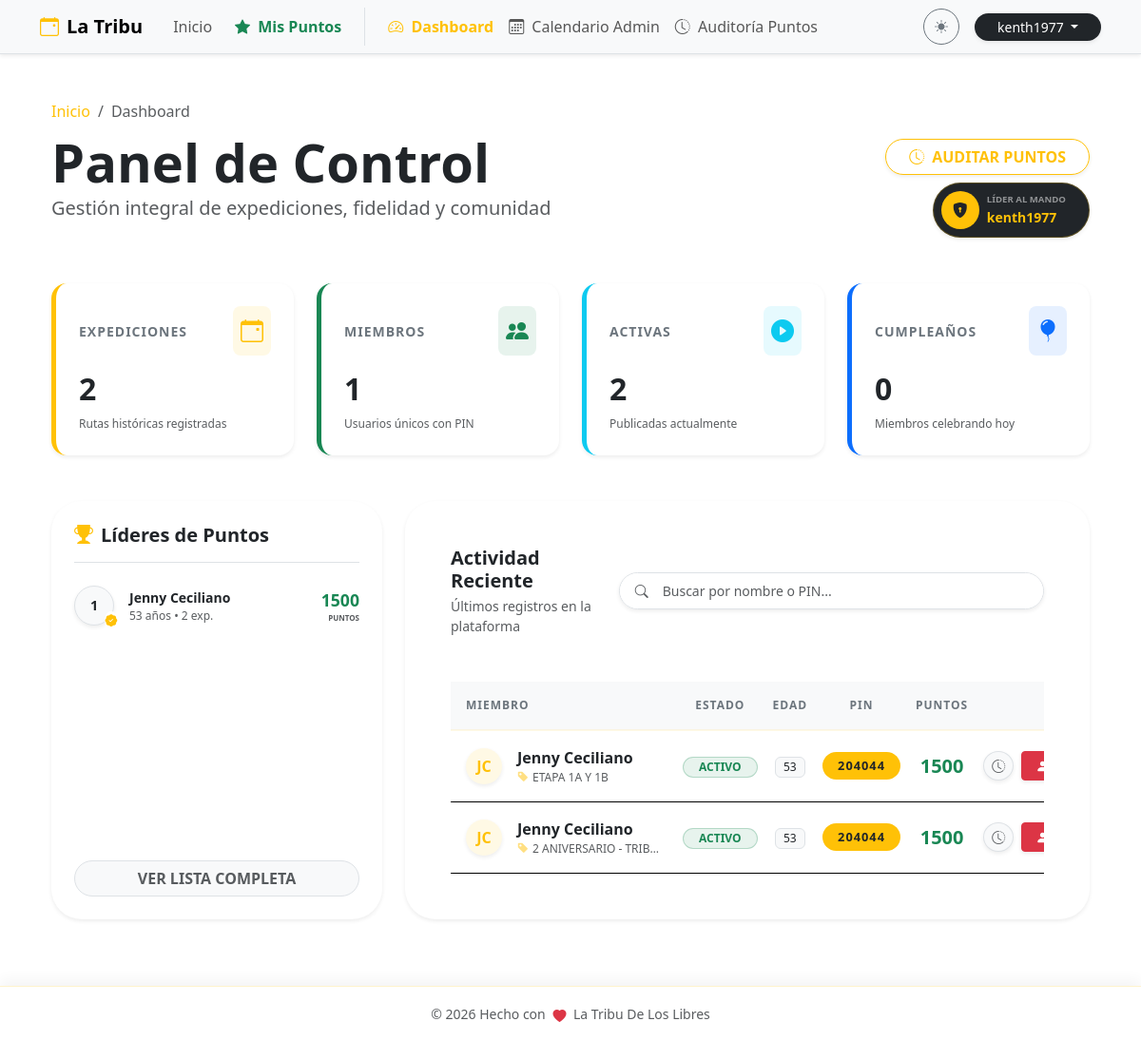
The app's page /admin/dashboard (signed in), older data.
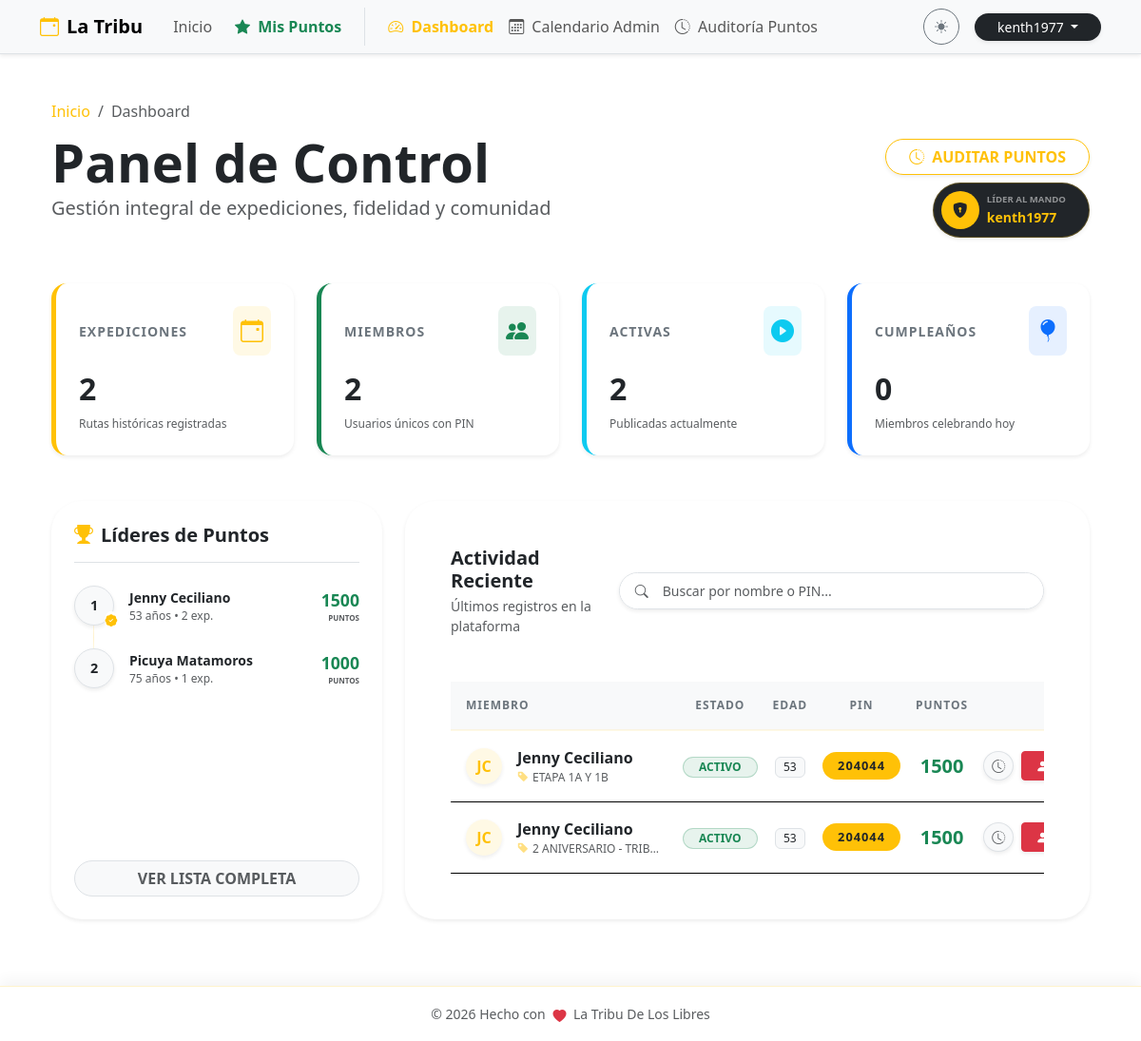
The same page, newer data.
### db.py (models this page shows, shortened)
class Member(db.Model):
    __tablename__ = 'member'
    id = db.Column(db.Integer, primary_key=True)
    pin = db.Column(db.String(10), unique=True, nullable=False)
    nombre = db.Column(db.String(100), nullable=False)
    apellido1 = db.Column(db.String(100), nullable=False)
    apellido2 = db.Column(db.String(100))
    telefono = db.Column(db.String(20))
    birth_date = db.Column(db.Date)
    puntos_totales = db.Column(db.Integer, default=0)
    ultimo_regalo_bday = db.Column(db.Integer, default=0)
    bookings = db.relationship('Booking', backref='member', lazy=True, cascade="all, delete-orphan")
    point_logs = db.relationship('PointLog', backref='member', lazy=True, cascade="all, delete-orphan")

class Booking(db.Model):
    __tablename__ = 'booking'
    id = db.Column(db.Integer, primary_key=True)
    member_id = db.Column(db.Integer, db.ForeignKey('member.id'), nullable=False)
    event_id = db.Column(db.Integer, db.ForeignKey('event.id'), nullable=False)
    pin = db.Column(db.String(10))
    nombre = db.Column(db.String(100))
    apellido1 = db.Column(db.String(100))
    telefono = db.Column(db.String(20))
    points_at_registration = db.Column(db.Integer, default=0)
    status = db.Column(db.String(50), default='Activo')
    created_at = db.Column(db.DateTime, default=datetime.utcnow)

class Event(db.Model):
    __tablename__ = 'event'
    id = db.Column(db.Integer, primary_key=True)
    title = db.Column(db.String(150), nullable=False)
    flyer = db.Column(db.String(255)) # Nombre del archivo de imagen en el servidor
    currency = db.Column(db.String(10), default='¢')
    price = db.Column(db.Float, default=0.0)
    points_reward = db.Column(db.Integer, default=10) # Puntos que otorga al aventurero
    activity_type = db.Column(db.String(100)) # Caminata, Internacional, etc.
    duration_days = db.Column(db.Integer, default=1)
    event_date = db.Column(db.Date, nullable=False) # Fecha de inicio
    end_date = db.Column(db.Date) # Fecha de cierre para expediciones de varios días
    departure_point = db.Column(db.String(200)) # Punto de encuentro principal
    departure_time = db.Column(db.String(50))
    difficulty = db.Column(db.String(50))
    distance = db.Column(db.String(50))
    capacity = db.Column(db.Integer, default=0) # Cupos disponibles
    reservation_fee = db.Column(db.String(100)) # Monto requerido para apartar lugar
    description = db.Column(db.Text) # Itinerario detallado
    pickup_point = db.Column(db.String(200)) # Puntos de recogida adicionales
    status = db.Column(db.String(50), default='Activa') # Activa, Suspendido, Se Traslado
    moved_date = db.Column(db.Date) # Nueva fecha en caso de traslado
    bookings = db.relationship('Booking', backref='event', lazy=True, cascade="all, delete-orphan")

### app.py (the view)
@main_bp.route('/admin/dashboard')
@login_required
def dashboard():
    if not current_user.is_superuser:
        flash('Acceso denegado. Se requieren permisos de superusuario.', 'danger')
        return redirect(url_for('main.home'))
    stats = {
        'total': Event.query.count(),
        'active': Event.query.filter_by(status='Activa').count(),
        'members_count': Member.query.count(),
        'birthdays_count': Member.query.filter(
            extract('month', Member.birth_date) == date.today().month,
            extract('day', Member.birth_date) == date.today().day
        ).count()
    }
    bookings = Booking.query.filter_by(status='Activo').order_by(Booking.created_at.desc()).limit(50).all()
    ranking = Member.query.order_by(Member.puntos_totales.desc()).limit(10).all()
    return render_template('dashboard.html', stats=stats, bookings=bookings, ranking=ranking)

### app.py (called while the page is built)
@login_manager.user_loader
def load_user(user_id):
    try:
        return User.query.get(int(user_id))
    except (TypeError, ValueError, Exception):
        return None

def calculate_age(born):
    if not born:
        return "N/A"
    today = date.today()
    try:
        return today.year - born.year - ((today.month, today.day) < (born.month, born.day))
    except Exception as e:
        logger.error(f"Fallo en algoritmo de cálculo de edad: {e}")
        return "N/A"

### templates/dashboard.html (shortened to what the changed rows need)
{% extends "base.html" %}
{% block content %}
<div class="container py-4">
    <div class="row mb-5 align-items-end">
        <div class="col-md-8 text-center text-md-start">
            <h1 class="display-4 fw-bold mb-0">Panel de Control</h1>
        </div>
    </div>
    <div class="row g-4 mb-5">
        <div class="col-md-6 col-xl-3">
            <div class="card border-0 shadow-sm rounded-4 h-100 bg-body stat-card">
                <div class="card-body p-4 border-start border-warning border-5 rounded-4">
                    <h2 class="fw-bold mb-0">{{ stats.total|default(0) }}</h2>
                </div>
            </div>
        </div>
        <div class="col-md-6 col-xl-3">
            <div class="card border-0 shadow-sm rounded-4 h-100 bg-body stat-card">
                <div class="card-body p-4 border-start border-success border-5 rounded-4">
                    <div class="d-flex justify-content-between align-items-center mb-3">
                        <small class="text-secondary fw-bold text-uppercase" style="letter-spacing: 1px;">Miembros</small>
                        <div class="p-2 bg-success bg-opacity-10 rounded-3 text-success"><i class="bi bi-people-fill fs-4"></i></div>
                    </div>
                    <h2 class="fw-bold mb-0">{{ stats.members_count|default(0) }}</h2>
                    <div class="x-small text-muted mt-2">Usuarios únicos con PIN</div>
                </div>
            </div>
        </div>
        <div class="col-md-6 col-xl-3">
            <div class="card border-0 shadow-sm rounded-4 h-100 bg-body stat-card">
                <div class="card-body p-4 border-start border-info border-5 rounded-4">
                    <h2 class="fw-bold mb-0">{{ stats.active|default(0) }}</h2>
                </div>
            </div>
        </div>
        <div class="col-md-6 col-xl-3">
            <div class="card border-0 shadow-sm rounded-4 h-100 bg-body stat-card">
                <div class="card-body p-4 border-start border-primary border-5 rounded-4">
                    <h2 class="fw-bold mb-0">{{ stats.birthdays_count|default(0) }}</h2>
                </div>
            </div>
        </div>
    </div>
    <div class="row g-4">
        <div class="col-lg-4">
            <div class="card border-0 shadow-sm rounded-5 bg-body mb-4 h-100 border border-warning border-opacity-10">
                <div class="card-body p-4">
                    {% if ranking %}
                        <div class="ranking-list">
                        {% for member in ranking %}
                        <div class="d-flex align-items-center mb-4 animate__animated animate__fadeInLeft" style="animation-delay: {{ loop.index0 * 0.05 }}s">
                            <div class="flex-shrink-0 position-relative">
                                <div class="rounded-circle bg-light border fw-bold d-flex align-items-center justify-content-center text-dark shadow-sm" style="width: 42px; height: 42px; font-size: 0.9rem;">
                                    {{ loop.index }}
                                </div>
                                {% if loop.index == 1 %}
                                <i class="bi bi-patch-check-fill text-warning position-absolute bottom-0 end-0 bg-white rounded-circle" style="font-size: 0.8rem; transform: translate(25%, 25%);"></i>
                                {% endif %}
                            </div>
                            <div class="flex-grow-1 ms-3">
                                <div class="fw-bold small text-body">{{ member.nombre }} {{ member.apellido1 }}</div>
                                <div class="x-small text-muted d-flex align-items-center">
                                    {{ calculate_age(member.birth_date) }} años • {{ member.bookings|length }} exp.
                                </div>
                            </div>
                            <div class="text-end">
                                <div class="fw-bold text-success" style="font-size: 1.1rem;">{{ member.puntos_totales }}</div>
                                <div class="x-small text-muted text-uppercase fw-bold" style="font-size: 0.5rem;">Puntos</div>
                            </div>
                        </div>
                        {% endfor %}
                        </div>
                    {% else %}
                        <div class="text-center py-5">
                            <i class="bi bi-star text-muted opacity-25 display-1 mb-3"></i>
                            <p class="text-muted fw-medium">No hay miembros registrados todavía.</p>
                        </div>
                    {% endif %}
                </div>
            </div>
        </div>
        <div class="col-lg-8">
            <div class="card border-0 shadow-sm rounded-5 bg-body h-100">
                <div class="card-body p-4 p-md-5">
                    <div class="table-responsive">
                        <table class="table table-hover align-middle border-0 mb-0" id="membersTable">
                            <thead class="bg-body-tertiary">
                                <tr>
                                    <th class="border-0 px-3 py-3 text-secondary x-small fw-bold text-uppercase" style="letter-spacing: 1px;">Miembro</th>
                                    <th class="border-0 py-3 text-secondary x-small fw-bold text-uppercase text-center" style="letter-spacing: 1px;">Estado</th>
                                    <th class="border-0 py-3 text-secondary x-small fw-bold text-uppercase text-center" style="letter-spacing: 1px;">Edad</th>
                                    <th class="border-0 py-3 text-secondary x-small fw-bold text-uppercase text-center" style="letter-spacing: 1px;">PIN</th>
                                    <th class="border-0 py-3 text-secondary x-small fw-bold text-uppercase text-center" style="letter-spacing: 1px;">Puntos</th>
                                    <th class="border-0 py-3 text-secondary x-small fw-bold text-uppercase text-end pe-3" style="letter-spacing: 1px;">Acciones</th>
                                </tr>
                            </thead>
                            <tbody>
                                {% if bookings %}
                                    {% for b in bookings %}
                                    {% if b.member %}
                                    <tr class="member-row animate__animated animate__fadeIn {% if b.status == 'Retirado' %}opacity-50{% endif %}" style="animation-delay: {{ loop.index0 * 0.05 }}s">
                                        <td class="px-3 py-3">
                                            <div class="d-flex align-items-center">
                                                <div class="avatar-sm me-3 bg-warning bg-opacity-10 text-warning rounded-circle d-flex align-items-center justify-content-center fw-bold shadow-sm" style="width: 38px; height: 38px;">
                                                    {{ b.member.nombre[:1]|default('?') }}{{ b.member.apellido1[:1]|default('?') }}
                                                </div>
                                                <div>
                                                    <div class="fw-bold text-body member-name {% if b.status == 'Retirado' %}text-decoration-line-through{% endif %}">
                                                        {{ b.member.nombre }} {{ b.member.apellido1 }}
                                                    </div>
                                                    <div class="x-small text-muted text-uppercase text-truncate" style="max-width: 150px;" title="{{ b.event.title if b.event else 'Ruta Genérica' }}">
                                                        <i class="bi bi-tag-fill me-1 text-warning opacity-50"></i>{{ b.event.title if b.event else 'Ruta Genérica' }}
                                                    </div>
                                                </div>
                                            </div>
                                        </td>
                                        <td class="text-center">
                                            {% if b.status == 'Retirado' %}
                                                <span class="badge bg-danger bg-opacity-10 text-danger border border-danger border-opacity-25 px-3 py-1 rounded-pill x-small fw-bold">RETIRADO</span>
                                            {% else %}
                                                <span class="badge bg-success bg-opacity-10 text-success border border-success border-opacity-25 px-3 py-1 rounded-pill x-small fw-bold">ACTIVO</span>
                                            {% endif %}
                                        </td>
                                        <td class="text-center">
                                            <span class="badge bg-light text-dark border fw-medium px-2 py-1 small">
                                                {{ calculate_age(b.member.birth_date) }}
                                            </span>
                                        </td>
                                        <td class="text-center">
                                            <span class="badge bg-warning text-dark px-3 py-2 rounded-pill fw-bold member-pin" style="letter-spacing: 1px; font-size: 0.8rem;">{{ b.pin|default('000000') }}</span>
                                        </td>
                                        <td class="text-center">
                                            <span class="fw-bold text-success fs-5">
                                                {{ b.member.puntos_totales|default(0) }}
                                            </span>
                                        </td>
                                        <td class="text-end pe-3">
                                            <div class="d-flex justify-content-end gap-2">
                                                <a href="{{ url_for('puntos.detalle_miembro', member_id=b.member.id) }}" class="btn btn-sm btn-light border rounded-circle text-muted shadow-sm transition-all hover-scale" title="Ver Historial">
                                                    <i class="bi bi-clock-history"></i>
                                                </a>
                                                <button class="btn btn-sm btn-danger shadow-sm fw-bold px-3 transition-all hover-scale d-flex align-items-center gap-2"
                                                        title="Retirar de Aventura"
                                                        data-bs-toggle="modal"
                                                        data-bs-target="#cancelBookingModal{{ b.id }}"
                                                        {% if b.status == 'Retirado' %}disabled style="opacity: 0.5; pointer-events: none;"{% endif %}>
                                                    <i class="bi bi-person-dash-fill"></i>
                                                </button>
                                            </div>
                                        </td>
                                    </tr>
                                    {% endif %}
                                    {% endfor %}
                                {% endif %}
                            </tbody>
                        </table>
                    </div>
                </div>
            </div>
        </div>
    </div>
</div>
{% endblock %}

Row changes from the older to the newer data that the page shows:
added Member: nombre "Picuya", apellido1 "Matamoros", birth_date "75", bookings|length "1", puntos_totales "1000"
Text that changed along with them:
{{ stats.members_count|default(0) }}: "1" → "2"
